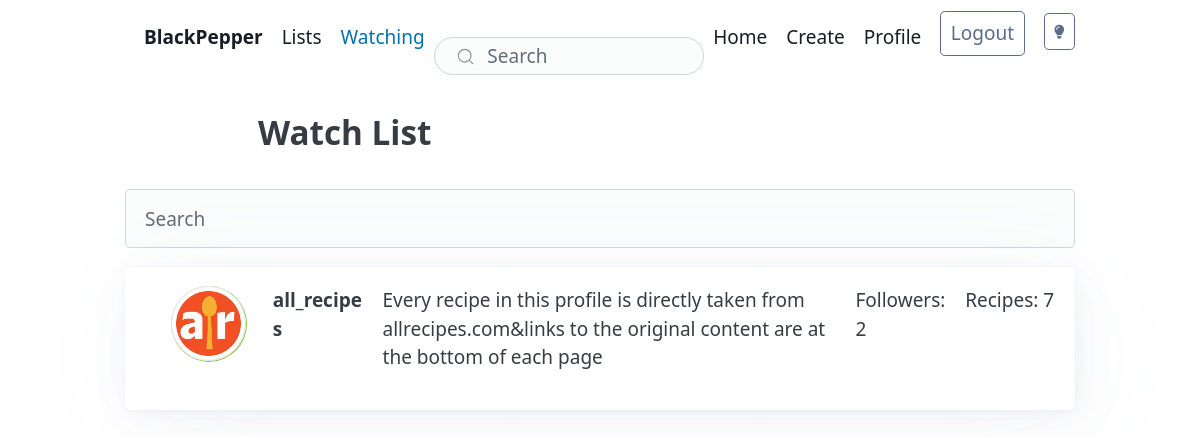
The page /following (signed in) on the database its author committed.
### recipe/models.py (models this page shows)
class Profile(models.Model):
    user = models.OneToOneField(User, on_delete=models.CASCADE)
    recipe = models.ManyToManyField(Recipe, related_name="recipe", blank=True)
    following = models.ManyToManyField(User, related_name="following", blank=True)
    followed_by = models.ManyToManyField(User, related_name="followed_by", blank=True)
    bio = models.TextField(max_length=128, blank=True)
    picture = models.ImageField(upload_to="images", blank=True)

class User(AbstractUser):
    email = models.EmailField(unique=True)
    pass

### recipe/views.py (the view)
# urls.py: path("following", views.following, name="following"),
@login_required
@require_http_methods(["GET"])
def following(request):
    profile = Profile.objects.get(user=request.user)
    following = profile.following.all()
    users = []
    for i in following:
        i = Profile.objects.get(user=i)
        users.append(i)
    return render(request, "recipe/following.html", {
        "users": users
    })

### recipe/templates/recipe/following.html (shortened to what this page needs)
{% extends "recipe/layout.html" %}
{% block body %}
<div class="container margin1-t">
    <h2 class="margin2 padding5-lr">Watch List</h2>
        <input id="user-search" value="" placeholder="Search">
        <div style="grid-template-columns: 1fr 1fr;">
    {% for user in users %}
            <article class="id-recipe grid relative" style="grid-template-columns: 0fr 1fr 1fr 5fr 1fr 1fr;">
                <a href="{% url 'profile' user.user %}">
                    <span class="image-link"></span>
                </a>
                <div class="picture-container">
                    <img src="{% if not user.picture %}https://i.ibb.co/YfKj1mp/Black-Pepper.png{% else %}{{user.picture.url}}{% endif %}" alt="User's profile picture" class="user-profile-picture-watch">
                </div>
                <p><strong>{{ user.user }}</strong></p>
                {% if user.bio %}
                    <p>{{ user.bio }}</p>
                {% else %}
                    <p>No bio.</p>
                {% endif %}
                <p>Followers: {{ user.followed_by.count }}</p>
                <p>Recipes: {{ user.recipe.count }}</p>
            </article>
            {% empty %}
            <article>
                Nothing to show.
            </article>
            {% endfor %}
        </div>
    <br>
</div>
{% endblock %}

### recipe/static/recipe/styles.css (style rules this page uses)
[data-theme="light"], :root:not([data-theme="dark"]) { --primary: #7cb342; --primary-hover: #689f38; --primary-focus: rgba(124, 179, 66, 0.125); --primary-inverse: #FFF; }
:root { --form-element-active-border-color: var(--primary); --form-element-focus-color: var(--primary-focus); --switch-color: var(--primary-inverse); --switch-checked-background-color: var(--primary); }
.picture-container { text-align: center; padding-bottom: 1rem; }
.relative { position: relative; }
.margin2 { margin: 2rem; }
.padding5-lr { padding: 0 5rem 0 5rem; }
.margin1-t { margin-top: 1rem; }
.image-link { position:absolute; width:100%; height:100%; top:0; left: 0; z-index: 1; }
.user-profile-picture-watch { padding: 0.2rem; object-fit: cover; width: 75px; height: 75px; border: solid 1px rgb(226, 226, 226); border-radius: 50%; box-shadow: 0.5px 0.5px 0.5px 0.5px #8bc34a; }

### rows shown on the page
Profile: picture (picture), user "all_recipes", bio "Every recipe in this profile is directly taken from allrecipes.com&links to the original content are at the bottom of each page", followed_by.count "2", recipe.count "7"
